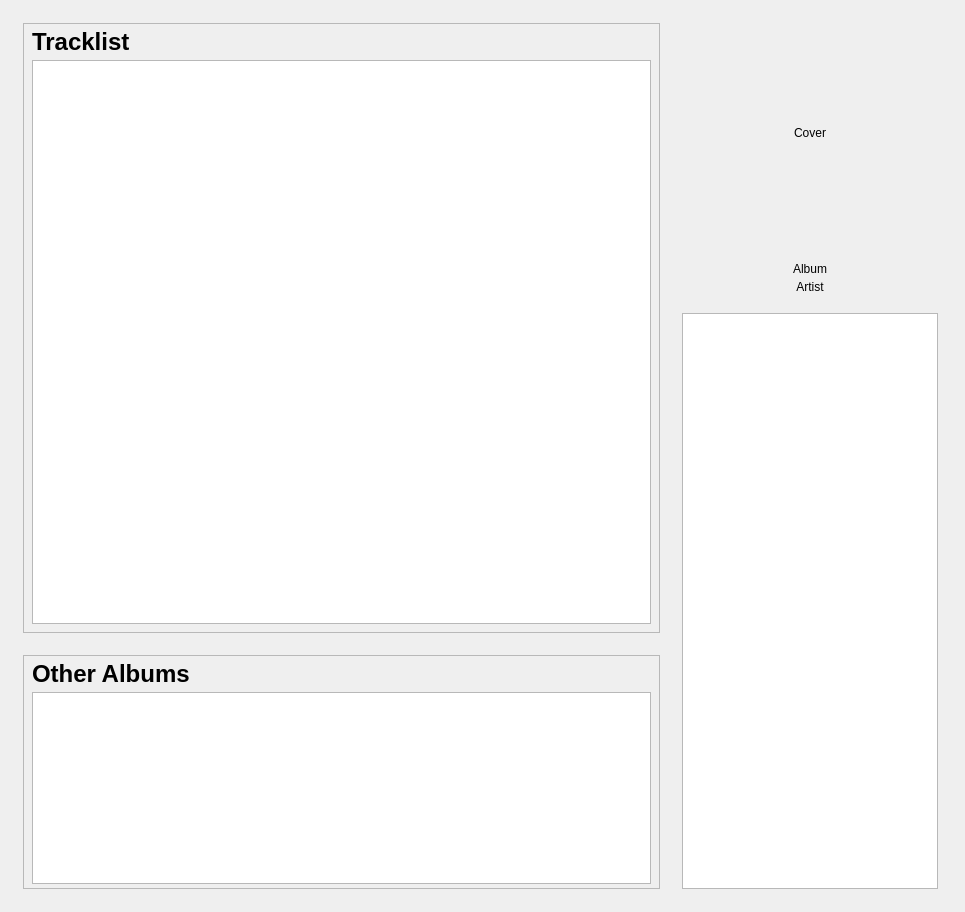
<?xml version="1.0" encoding="UTF-8"?>
<ui version="4.0">
 <class>AlbumInfoWidget</class>
 <widget class="QWidget" name="AlbumInfoWidget">
  <property name="geometry">
   <rect>
    <x>0</x>
    <y>0</y>
    <width>965</width>
    <height>912</height>
   </rect>
  </property>
  <property name="windowTitle">
   <string>Form</string>
  </property>
  <layout class="QVBoxLayout" name="verticalLayout_3">
   <item>
    <layout class="QHBoxLayout" name="horizontalLayout_3">
     <property name="leftMargin">
      <number>12</number>
     </property>
     <property name="topMargin">
      <number>12</number>
     </property>
     <property name="rightMargin">
      <number>16</number>
     </property>
     <property name="bottomMargin">
      <number>12</number>
     </property>
     <item>
      <layout class="QVBoxLayout" name="verticalLayout">
       <property name="margin">
        <number>0</number>
       </property>
       <item>
        <widget class="QFrame" name="trackFrame">
         <property name="minimumSize">
          <size>
           <width>0</width>
           <height>0</height>
          </size>
         </property>
         <property name="frameShape">
          <enum>QFrame::StyledPanel</enum>
         </property>
         <property name="frameShadow">
          <enum>QFrame::Raised</enum>
         </property>
         <layout class="QVBoxLayout" name="verticalLayout_6">
          <property name="spacing">
           <number>4</number>
          </property>
          <property name="leftMargin">
           <number>8</number>
          </property>
          <property name="topMargin">
           <number>4</number>
          </property>
          <property name="rightMargin">
           <number>8</number>
          </property>
          <property name="bottomMargin">
           <number>8</number>
          </property>
          <item>
           <widget class="QLabel" name="label">
            <property name="font">
             <font>
              <pointsize>18</pointsize>
              <weight>75</weight>
              <bold>true</bold>
             </font>
            </property>
            <property name="text">
             <string>Tracklist</string>
            </property>
            <property name="margin">
             <number>0</number>
            </property>
           </widget>
          </item>
          <item>
           <widget class="TreeView" name="tracks">
            <property name="minimumSize">
             <size>
              <width>0</width>
              <height>300</height>
             </size>
            </property>
            <property name="headerHidden">
             <bool>true</bool>
            </property>
           </widget>
          </item>
         </layout>
        </widget>
       </item>
       <item>
        <spacer name="verticalSpacer">
         <property name="orientation">
          <enum>Qt::Vertical</enum>
         </property>
         <property name="sizeType">
          <enum>QSizePolicy::Fixed</enum>
         </property>
         <property name="sizeHint" stdset="0">
          <size>
           <width>20</width>
           <height>16</height>
          </size>
         </property>
        </spacer>
       </item>
       <item>
        <widget class="QFrame" name="albumFrame">
         <property name="minimumSize">
          <size>
           <width>0</width>
           <height>0</height>
          </size>
         </property>
         <property name="frameShape">
          <enum>QFrame::StyledPanel</enum>
         </property>
         <property name="frameShadow">
          <enum>QFrame::Raised</enum>
         </property>
         <layout class="QVBoxLayout" name="verticalLayout_4">
          <property name="spacing">
           <number>4</number>
          </property>
          <property name="leftMargin">
           <number>8</number>
          </property>
          <property name="topMargin">
           <number>4</number>
          </property>
          <property name="rightMargin">
           <number>8</number>
          </property>
          <property name="bottomMargin">
           <number>4</number>
          </property>
          <item>
           <widget class="QLabel" name="label_2">
            <property name="font">
             <font>
              <family>Arial</family>
              <pointsize>18</pointsize>
              <weight>75</weight>
              <bold>true</bold>
             </font>
            </property>
            <property name="text">
             <string>Other Albums</string>
            </property>
            <property name="margin">
             <number>0</number>
            </property>
           </widget>
          </item>
          <item>
           <widget class="GridView" name="albums">
            <property name="sizePolicy">
             <sizepolicy hsizetype="Expanding" vsizetype="Fixed">
              <horstretch>0</horstretch>
              <verstretch>0</verstretch>
             </sizepolicy>
            </property>
            <property name="minimumSize">
             <size>
              <width>0</width>
              <height>190</height>
             </size>
            </property>
           </widget>
          </item>
         </layout>
        </widget>
       </item>
      </layout>
     </item>
     <item>
      <layout class="QVBoxLayout" name="verticalLayout_8">
       <property name="spacing">
        <number>-1</number>
       </property>
       <property name="leftMargin">
        <number>16</number>
       </property>
       <property name="topMargin">
        <number>0</number>
       </property>
       <property name="rightMargin">
        <number>0</number>
       </property>
       <property name="bottomMargin">
        <number>0</number>
       </property>
       <item>
        <widget class="QLabel" name="cover">
         <property name="sizePolicy">
          <sizepolicy hsizetype="Minimum" vsizetype="Fixed">
           <horstretch>0</horstretch>
           <verstretch>0</verstretch>
          </sizepolicy>
         </property>
         <property name="minimumSize">
          <size>
           <width>220</width>
           <height>220</height>
          </size>
         </property>
         <property name="text">
          <string>Cover</string>
         </property>
         <property name="alignment">
          <set>Qt::AlignCenter</set>
         </property>
        </widget>
       </item>
       <item>
        <spacer name="verticalSpacer_4">
         <property name="orientation">
          <enum>Qt::Vertical</enum>
         </property>
         <property name="sizeType">
          <enum>QSizePolicy::Fixed</enum>
         </property>
         <property name="sizeHint" stdset="0">
          <size>
           <width>20</width>
           <height>13</height>
          </size>
         </property>
        </spacer>
       </item>
       <item>
        <layout class="QVBoxLayout" name="verticalLayout_7">
         <property name="spacing">
          <number>4</number>
         </property>
         <property name="margin">
          <number>0</number>
         </property>
         <item>
          <layout class="QHBoxLayout" name="horizontalLayout">
           <property name="spacing">
            <number>4</number>
           </property>
           <property name="margin">
            <number>0</number>
           </property>
           <item>
            <widget class="QLabel" name="albumLabel">
             <property name="text">
              <string>Album</string>
             </property>
             <property name="alignment">
              <set>Qt::AlignCenter</set>
             </property>
            </widget>
           </item>
          </layout>
         </item>
         <item>
          <layout class="QHBoxLayout" name="horizontalLayout_2">
           <property name="spacing">
            <number>4</number>
           </property>
           <property name="margin">
            <number>0</number>
           </property>
           <item>
            <widget class="QueryLabel" name="artistLabel">
             <property name="text">
              <string>Artist</string>
             </property>
             <property name="alignment">
              <set>Qt::AlignCenter</set>
             </property>
            </widget>
           </item>
          </layout>
         </item>
        </layout>
       </item>
       <item>
        <spacer name="verticalSpacer_3">
         <property name="orientation">
          <enum>Qt::Vertical</enum>
         </property>
         <property name="sizeType">
          <enum>QSizePolicy::Fixed</enum>
         </property>
         <property name="sizeHint" stdset="0">
          <size>
           <width>20</width>
           <height>13</height>
          </size>
         </property>
        </spacer>
       </item>
       <item>
        <widget class="QTextBrowser" name="biography">
         <property name="sizePolicy">
          <sizepolicy hsizetype="Minimum" vsizetype="MinimumExpanding">
           <horstretch>0</horstretch>
           <verstretch>0</verstretch>
          </sizepolicy>
         </property>
         <property name="minimumSize">
          <size>
           <width>0</width>
           <height>240</height>
          </size>
         </property>
         <property name="horizontalScrollBarPolicy">
          <enum>Qt::ScrollBarAlwaysOff</enum>
         </property>
        </widget>
       </item>
      </layout>
     </item>
    </layout>
   </item>
  </layout>
 </widget>
 <customwidgets>
  <customwidget>
   <class>GridView</class>
   <extends>QListView</extends>
   <header location="global">GridView.h</header>
  </customwidget>
  <customwidget>
   <class>TreeView</class>
   <extends>QTreeView</extends>
   <header>playlist/TreeView.h</header>
  </customwidget>
  <customwidget>
   <class>QueryLabel</class>
   <extends>QLabel</extends>
   <header>widgets/QueryLabel.h</header>
  </customwidget>
 </customwidgets>
 <resources/>
 <connections/>
</ui>
